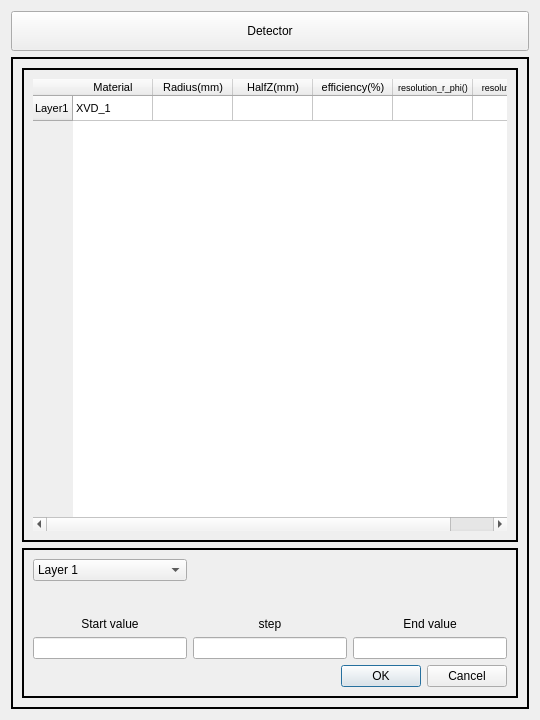
<?xml version="1.0" encoding="UTF-8"?>
<ui version="4.0">
 <class>Dialog</class>
 <widget class="QDialog" name="Dialog">
  <property name="geometry">
   <rect>
    <x>0</x>
    <y>0</y>
    <width>540</width>
    <height>720</height>
   </rect>
  </property>
  <property name="minimumSize">
   <size>
    <width>540</width>
    <height>720</height>
   </size>
  </property>
  <property name="maximumSize">
   <size>
    <width>540</width>
    <height>720</height>
   </size>
  </property>
  <property name="windowTitle">
   <string>Dialog</string>
  </property>
  <layout class="QGridLayout" name="gridLayout">
   <item row="1" column="0">
    <widget class="QStackedWidget" name="stackedWidget">
     <property name="frameShape">
      <enum>QFrame::WinPanel</enum>
     </property>
     <property name="currentIndex">
      <number>0</number>
     </property>
     <widget class="QWidget" name="page">
      <layout class="QGridLayout" name="gridLayout_2">
       <item row="1" column="0">
        <widget class="QFrame" name="frame_2">
         <property name="frameShape">
          <enum>QFrame::WinPanel</enum>
         </property>
         <property name="frameShadow">
          <enum>QFrame::Plain</enum>
         </property>
         <layout class="QGridLayout" name="gridLayout_4">
          <item row="0" column="0">
           <widget class="QTableWidget" name="layer_info">
            <property name="sizePolicy">
             <sizepolicy hsizetype="Expanding" vsizetype="MinimumExpanding">
              <horstretch>0</horstretch>
              <verstretch>0</verstretch>
             </sizepolicy>
            </property>
            <property name="minimumSize">
             <size>
              <width>0</width>
              <height>250</height>
             </size>
            </property>
            <property name="font">
             <font>
              <pointsize>8</pointsize>
              <italic>false</italic>
              <underline>false</underline>
              <strikeout>false</strikeout>
             </font>
            </property>
            <property name="mouseTracking">
             <bool>true</bool>
            </property>
            <property name="acceptDrops">
             <bool>false</bool>
            </property>
            <property name="layoutDirection">
             <enum>Qt::LeftToRight</enum>
            </property>
            <property name="autoFillBackground">
             <bool>false</bool>
            </property>
            <property name="frameShape">
             <enum>QFrame::NoFrame</enum>
            </property>
            <property name="frameShadow">
             <enum>QFrame::Plain</enum>
            </property>
            <property name="selectionMode">
             <enum>QAbstractItemView::ExtendedSelection</enum>
            </property>
            <property name="textElideMode">
             <enum>Qt::ElideLeft</enum>
            </property>
            <property name="verticalScrollMode">
             <enum>QAbstractItemView::ScrollPerPixel</enum>
            </property>
            <property name="horizontalScrollMode">
             <enum>QAbstractItemView::ScrollPerPixel</enum>
            </property>
            <property name="showGrid">
             <bool>true</bool>
            </property>
            <property name="sortingEnabled">
             <bool>false</bool>
            </property>
            <property name="wordWrap">
             <bool>true</bool>
            </property>
            <attribute name="horizontalHeaderVisible">
             <bool>true</bool>
            </attribute>
            <attribute name="horizontalHeaderCascadingSectionResizes">
             <bool>false</bool>
            </attribute>
            <attribute name="horizontalHeaderDefaultSectionSize">
             <number>80</number>
            </attribute>
            <attribute name="horizontalHeaderHighlightSections">
             <bool>true</bool>
            </attribute>
            <attribute name="horizontalHeaderShowSortIndicator" stdset="0">
             <bool>false</bool>
            </attribute>
            <attribute name="horizontalHeaderStretchLastSection">
             <bool>false</bool>
            </attribute>
            <attribute name="verticalHeaderVisible">
             <bool>true</bool>
            </attribute>
            <attribute name="verticalHeaderCascadingSectionResizes">
             <bool>false</bool>
            </attribute>
            <attribute name="verticalHeaderMinimumSectionSize">
             <number>20</number>
            </attribute>
            <attribute name="verticalHeaderDefaultSectionSize">
             <number>25</number>
            </attribute>
            <row>
             <property name="text">
              <string>Layer1</string>
             </property>
            </row>
            <column>
             <property name="text">
              <string>Material</string>
             </property>
             <property name="textAlignment">
              <set>AlignCenter</set>
             </property>
            </column>
            <column>
             <property name="text">
              <string>Radius(mm)</string>
             </property>
             <property name="textAlignment">
              <set>AlignCenter</set>
             </property>
            </column>
            <column>
             <property name="text">
              <string>HalfZ(mm)</string>
             </property>
            </column>
            <column>
             <property name="text">
              <string>efficiency(%)</string>
             </property>
            </column>
            <column>
             <property name="text">
              <string>resolution_r_phi()</string>
             </property>
             <property name="font">
              <font>
               <pointsize>7</pointsize>
              </font>
             </property>
            </column>
            <column>
             <property name="text">
              <string>resolution_r_z()</string>
             </property>
             <property name="font">
              <font>
               <pointsize>7</pointsize>
              </font>
             </property>
            </column>
            <item row="0" column="0">
             <property name="text">
              <string>XVD_1</string>
             </property>
             <property name="textAlignment">
              <set>AlignLeading|AlignVCenter</set>
             </property>
            </item>
           </widget>
          </item>
         </layout>
        </widget>
       </item>
       <item row="2" column="0">
        <widget class="QFrame" name="frame">
         <property name="sizePolicy">
          <sizepolicy hsizetype="Preferred" vsizetype="Minimum">
           <horstretch>0</horstretch>
           <verstretch>0</verstretch>
          </sizepolicy>
         </property>
         <property name="maximumSize">
          <size>
           <width>16777215</width>
           <height>150</height>
          </size>
         </property>
         <property name="frameShape">
          <enum>QFrame::WinPanel</enum>
         </property>
         <property name="frameShadow">
          <enum>QFrame::Plain</enum>
         </property>
         <layout class="QGridLayout" name="gridLayout_3">
          <item row="2" column="1">
           <widget class="QLabel" name="label_2">
            <property name="text">
             <string>step</string>
            </property>
            <property name="alignment">
             <set>Qt::AlignCenter</set>
            </property>
           </widget>
          </item>
          <item row="2" column="0">
           <widget class="QLabel" name="label">
            <property name="maximumSize">
             <size>
              <width>16777215</width>
              <height>20</height>
             </size>
            </property>
            <property name="text">
             <string>Start value</string>
            </property>
            <property name="alignment">
             <set>Qt::AlignCenter</set>
            </property>
           </widget>
          </item>
          <item row="2" column="2">
           <widget class="QLabel" name="label_3">
            <property name="text">
             <string>End value</string>
            </property>
            <property name="alignment">
             <set>Qt::AlignCenter</set>
            </property>
           </widget>
          </item>
          <item row="3" column="2">
           <widget class="QLineEdit" name="lineEdit_3"/>
          </item>
          <item row="3" column="0">
           <widget class="QLineEdit" name="lineEdit">
            <property name="minimumSize">
             <size>
              <width>0</width>
              <height>20</height>
             </size>
            </property>
           </widget>
          </item>
          <item row="5" column="0" colspan="3">
           <widget class="QDialogButtonBox" name="buttonBox">
            <property name="orientation">
             <enum>Qt::Horizontal</enum>
            </property>
            <property name="standardButtons">
             <set>QDialogButtonBox::Cancel|QDialogButtonBox::Ok</set>
            </property>
           </widget>
          </item>
          <item row="0" column="0">
           <widget class="QComboBox" name="layer_comboBox">
            <item>
             <property name="text">
              <string>Layer 1</string>
             </property>
            </item>
           </widget>
          </item>
          <item row="3" column="1">
           <widget class="QLineEdit" name="lineEdit_2"/>
          </item>
          <item row="1" column="1">
           <spacer name="verticalSpacer">
            <property name="orientation">
             <enum>Qt::Vertical</enum>
            </property>
            <property name="sizeHint" stdset="0">
             <size>
              <width>20</width>
              <height>40</height>
             </size>
            </property>
           </spacer>
          </item>
         </layout>
        </widget>
       </item>
      </layout>
     </widget>
     <widget class="QWidget" name="page_2"/>
    </widget>
   </item>
   <item row="0" column="0">
    <widget class="QPushButton" name="pushButton">
     <property name="minimumSize">
      <size>
       <width>0</width>
       <height>40</height>
      </size>
     </property>
     <property name="text">
      <string>Detector</string>
     </property>
    </widget>
   </item>
  </layout>
 </widget>
 <resources/>
 <connections>
  <connection>
   <sender>buttonBox</sender>
   <signal>accepted()</signal>
   <receiver>Dialog</receiver>
   <slot>accept()</slot>
   <hints>
    <hint type="sourcelabel">
     <x>270</x>
     <y>688</y>
    </hint>
    <hint type="destinationlabel">
     <x>154</x>
     <y>276</y>
    </hint>
   </hints>
  </connection>
  <connection>
   <sender>buttonBox</sender>
   <signal>rejected()</signal>
   <receiver>Dialog</receiver>
   <slot>reject()</slot>
   <hints>
    <hint type="sourcelabel">
     <x>338</x>
     <y>688</y>
    </hint>
    <hint type="destinationlabel">
     <x>286</x>
     <y>274</y>
    </hint>
   </hints>
  </connection>
 </connections>
</ui>
